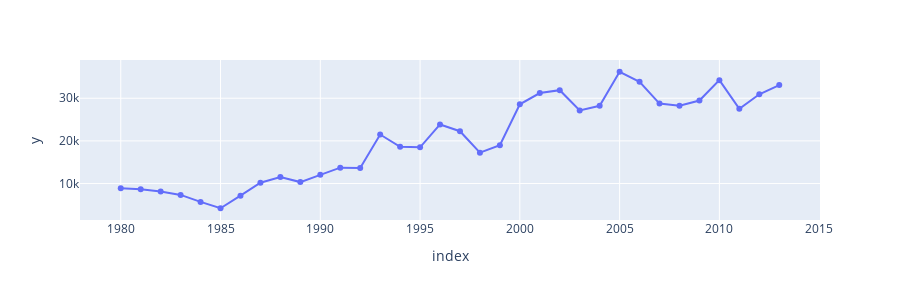

Write notebook code for a chart like this one.
### Markdown cell above
##### plotly

- if u are getting a graph and a long error before it
(pip install nbformat)
- then restart the notebook and run all

### Code cell
years = list(range(1980, 2014))
india_data = df.loc['India',years]
px.line(india_data, x=india_data.index, y=india_data.values, markers=True, height=300)

### Figure 1 — Plotly figure (JSON) as saved in the notebook; plotly's stock layout.template omitted (floating-point values rounded to 4 significant figures)
{"data": [{"hovertemplate": "index=%{x}<br>y=%{y}<extra></extra>", "legendgroup": "", "line": {"color": "#636efa", "dash": "solid"}, "marker": {"symbol": "circle"}, "mode": "lines+markers", "name": "", "orientation": "v", "showlegend": false, "type": "scatter", "x": [1980, 1981, 1982, 1983, 1984, 1985, 1986, 1987, 1988, 1989, 1990, 1991, 1992, 1993, 1994, 1995, 1996, 1997, 1998, 1999, 2000, 2001, 2002, 2003, 2004, 2005, 2006, 2007, 2008, 2009, 2010, 2011, 2012, 2013], "xaxis": "x", "y": [8880, 8670, 8147, 7338, 5704, 4211, 7150, 10189, 11522, 10343, 12041, 13734, 13673, 21496, 18620, 18489, 23859, 22268, 17241, 18974, 28572, 31223, 31889, 27155, 28235, 36210, 33848, 28742, 28261, 29456, 34235, 27509, 30933, 33087], "yaxis": "y"}], "layout": {"height": 300, "legend": {"tracegroupgap": 0}, "margin": {"t": 60}, "xaxis": {"anchor": "y", "domain": [0, 1], "title": {"text": "index"}}, "yaxis": {"anchor": "x", "domain": [0, 1], "title": {"text": "y"}}}}
